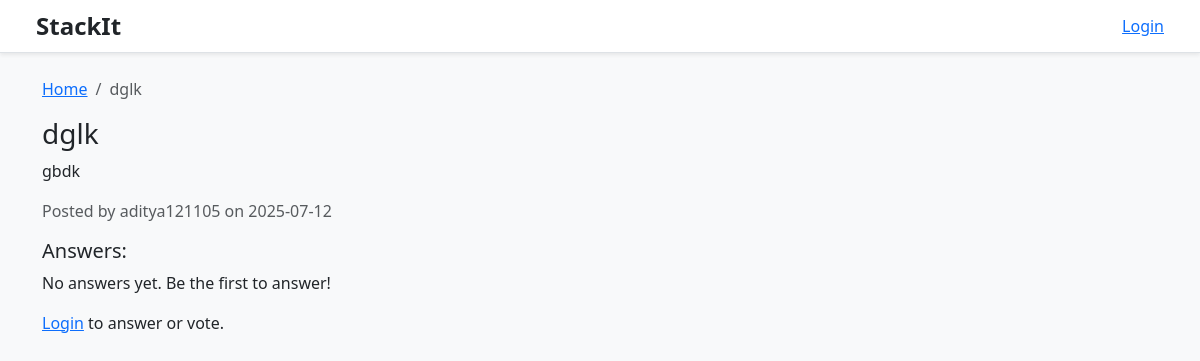
The page /question/5 on the database its author committed.
### app/models.py (models this page shows)
class Question(db.Model):
    id = db.Column(db.Integer, primary_key=True)
    title = db.Column(db.String(300), nullable=False)
    description = db.Column(db.Text, nullable=False)
    date_posted = db.Column(db.DateTime, default=datetime.utcnow)
    user_id = db.Column(db.Integer, db.ForeignKey('user.id'), nullable=False)
    tags = db.relationship('Tag', secondary=question_tags, backref=db.backref('questions', lazy='dynamic'))
    answers = db.relationship('Answer', backref='question', lazy=True)

class User(UserMixin, db.Model):
    id = db.Column(db.Integer, primary_key=True)
    username = db.Column(db.String(150), unique=True, nullable=False)
    email = db.Column(db.String(150), unique=True, nullable=False)
    password = db.Column(db.String(200), nullable=False)
    answers = db.relationship('Answer', backref='author', lazy=True)
    questions = db.relationship('Question', backref='author', lazy=True)
    votes = db.relationship('Vote', backref='voter', lazy=True)
    replies = db.relationship('Reply', backref='user', lazy=True)  # ✅ User replies

### app/routes.py (the view)
@bp.route('/question/<int:question_id>', methods=['GET', 'POST'])
def question_detail(question_id):
    question = Question.query.get_or_404(question_id)
    form = AnswerForm()
    if form.validate_on_submit():
        answer = Answer(content=form.content.data, author=current_user, question=question)
        db.session.add(answer)
        db.session.commit()
        return redirect(url_for('main.question_detail', question_id=question.id))
    return render_template('question.html', question=question, form=form)

### app/templates/question.html
{% extends 'base.html' %}
{% block content %}
<nav aria-label="breadcrumb">
  <ol class="breadcrumb">
    <li class="breadcrumb-item"><a href="{{ url_for('main.home') }}">Home</a></li>
    <li class="breadcrumb-item active" aria-current="page">{{ question.title }}</li>
  </ol>
</nav>
<h3>{{ question.title }}</h3>
<p>{{ question.description|safe }}</p>
<p class="text-muted">Posted by {{ question.author.username }} on {{ question.date_posted.strftime('%Y-%m-%d') }}</p>
<h5>Answers:</h5>
{% for ans in question.answers %}
<div class="card mb-3 {% if ans.is_accepted %}border-success{% endif %}">
  <div class="card-body">
    <p>{{ ans.content|safe }}</p>
    <div class="d-flex justify-content-between align-items-center">
      <div>
        <small class="text-muted">By {{ ans.author.username }} on {{ ans.date_posted.strftime('%Y-%m-%d') }}</small>
        {% if ans.is_accepted %}
          <span class="badge bg-success ms-2">✓ Accepted Answer</span>
        {% endif %}
      </div>
      <div class="d-flex gap-2">
        <span class="text-muted">👍 {{ ans.votes|length }}</span>
        {% if current_user.is_authenticated %}
        <form method="post" action="{{ url_for('main.vote_answer', answer_id=ans.id, vote_type='up') }}" class="d-inline">
          <button class="btn btn-sm btn-outline-success">⬆</button>
        </form>
        <form method="post" action="{{ url_for('main.vote_answer', answer_id=ans.id, vote_type='down') }}" class="d-inline">
          <button class="btn btn-sm btn-outline-danger">⬇</button>
        </form>
        {% if current_user.id == question.author.id %}
        <form method="post" action="{{ url_for('main.accept_answer', answer_id=ans.id) }}" class="d-inline">
          <button class="btn btn-sm btn-outline-primary {% if ans.is_accepted %}active{% endif %}">
            {% if ans.is_accepted %}✓ Accepted{% else %}Accept{% endif %}
          </button>
        </form>
        {% endif %}
        {% endif %}
      </div>
    </div>
  </div>
</div>
{% else %}
<p>No answers yet. Be the first to answer!</p>
{% endfor %}
{% if current_user.is_authenticated %}
<h5 class="mt-4">Your Answer:</h5>
<form method="POST">
  {{ form.hidden_tag() }}
  <div id="quill-editor" style="height: 200px;"></div>
  <input type="hidden" name="content" id="hidden-content">
  <button type="submit" class="btn btn-success mt-3">Submit Answer</button>
</form>
<link href="https://cdn.quilljs.com/1.3.6/quill.snow.css" rel="stylesheet">
<link href="https://cdn.jsdelivr.net/npm/quill-emoji@0.1.7/dist/quill-emoji.css" rel="stylesheet">
<script src="https://cdn.quilljs.com/1.3.6/quill.min.js"></script>
<script src="https://cdn.jsdelivr.net/npm/quill-emoji@0.1.7/dist/quill-emoji.min.js"></script>
<script>
  var quill = new Quill('#quill-editor', {
    theme: 'snow',
    modules: {
      toolbar: [
        ['bold', 'italic', 'strike'],
        [{ 'list': 'ordered'}, { 'list': 'bullet' }],
        [{ 'align': [] }],
        ['link', 'image'],
        ['emoji']
      ],
      "emoji-toolbar": true,
      "emoji-textarea": false,
      "emoji-shortname": true
    }
  });
  document.querySelector('form').onsubmit = function () {
    document.querySelector('#hidden-content').value = quill.root.innerHTML;
  };
</script>
{% else %}
<p><a href="{{ url_for('main.login') }}">Login</a> to answer or vote.</p>
{% endif %}
{% endblock %}

### app/static/css/style.css (style rules this page uses)
body { font-family: 'Segoe UI', 'Roboto', sans-serif; background-color: #f9f9fb; color: #333; line-height: 1.6; }
a { text-decoration: none; color: #2255aa; }
.breadcrumb { background: none; padding: 0; margin-bottom: 1rem; }

### rows shown on the page
Question: title "dglk", description "gbdk", date_posted "2025-07-12"
User: author.username "aditya121105"
